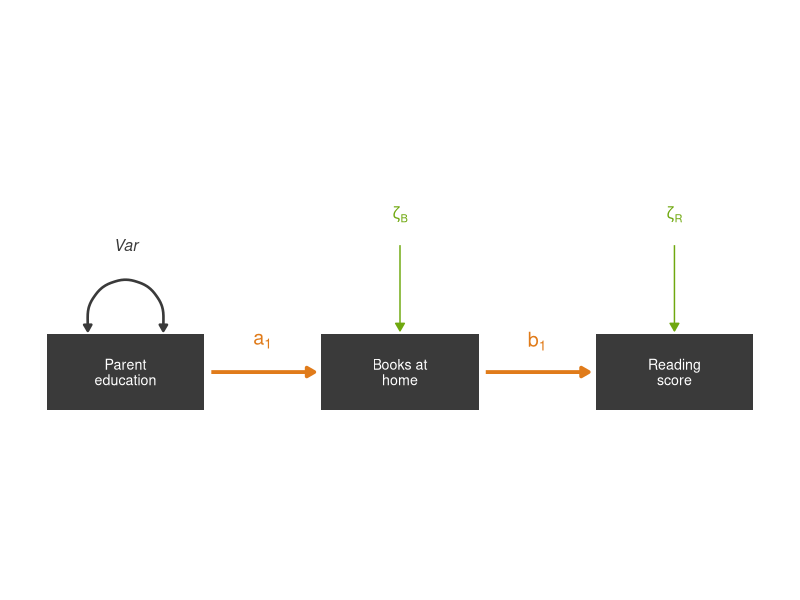
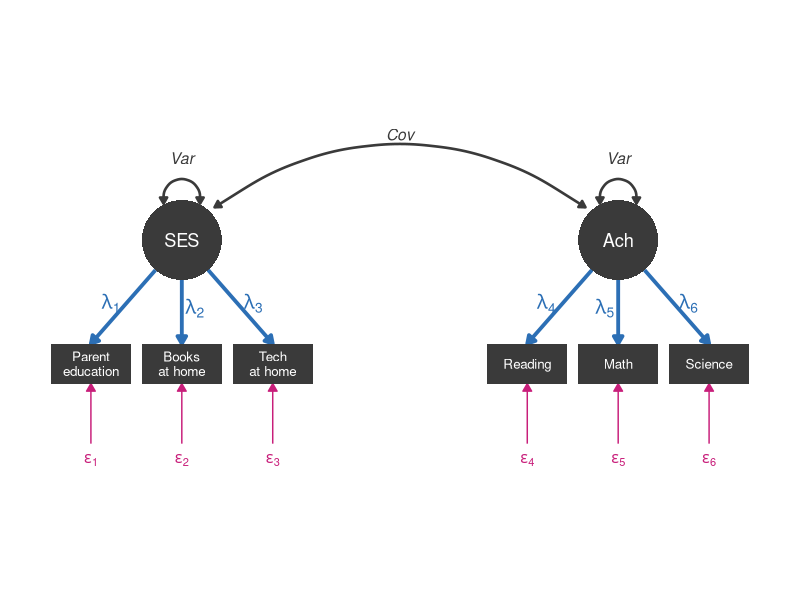
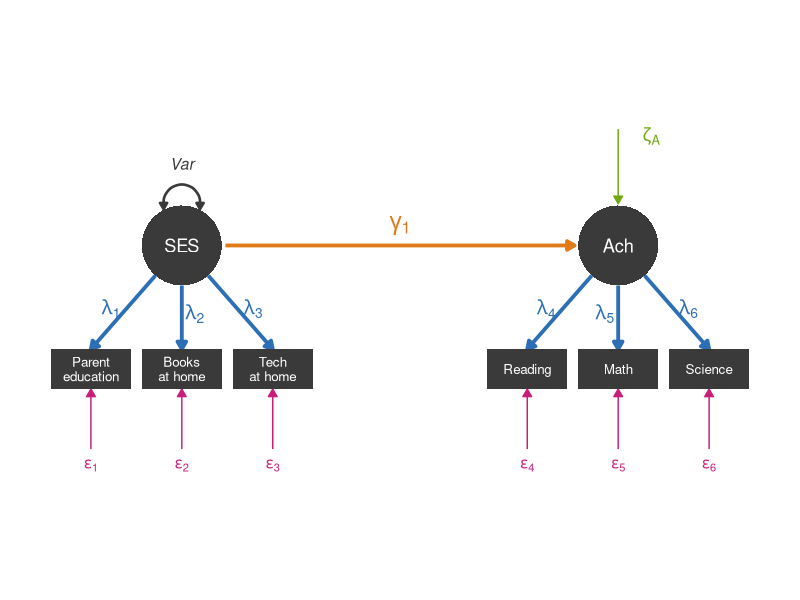
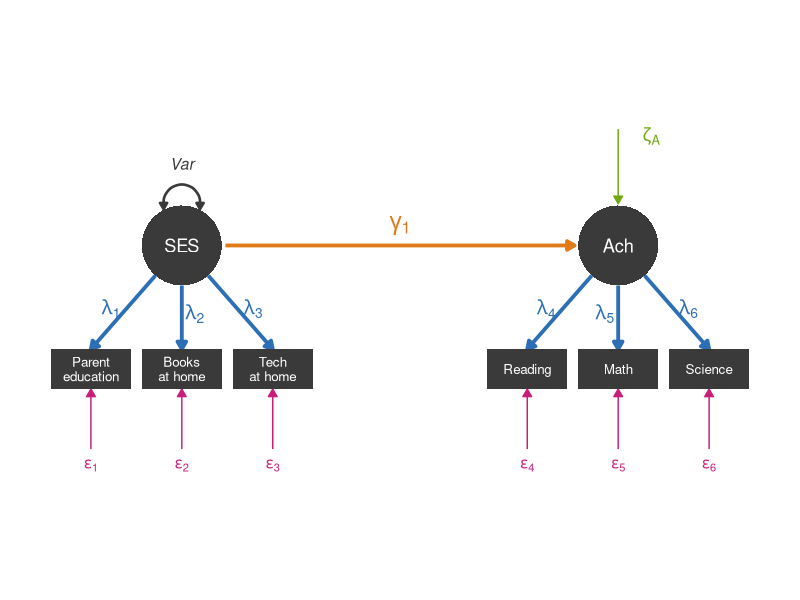
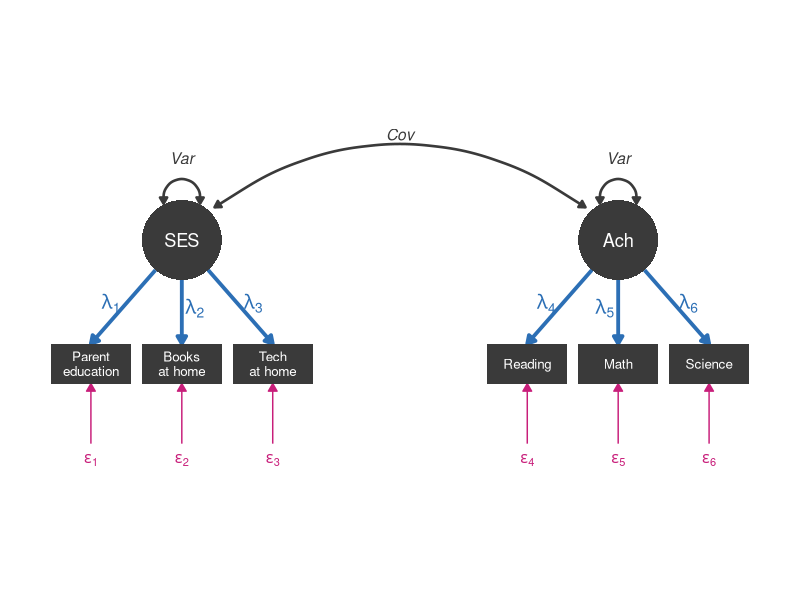
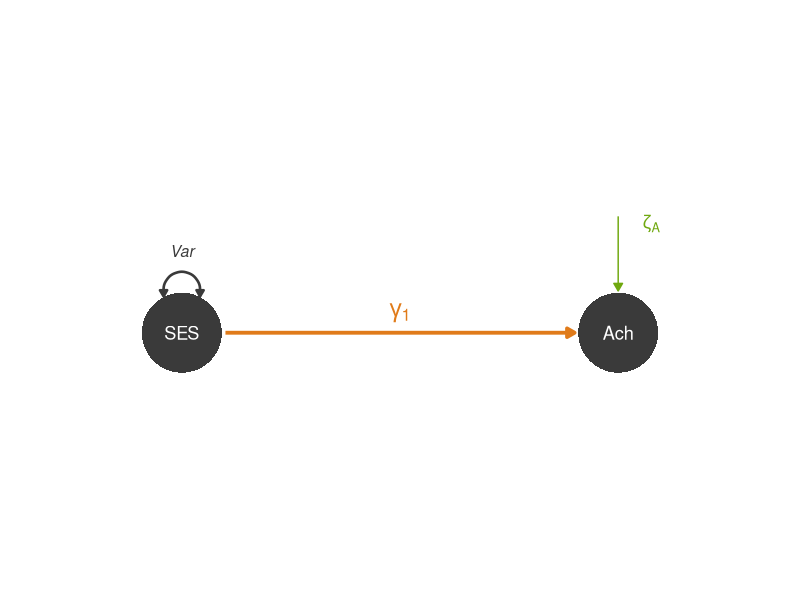
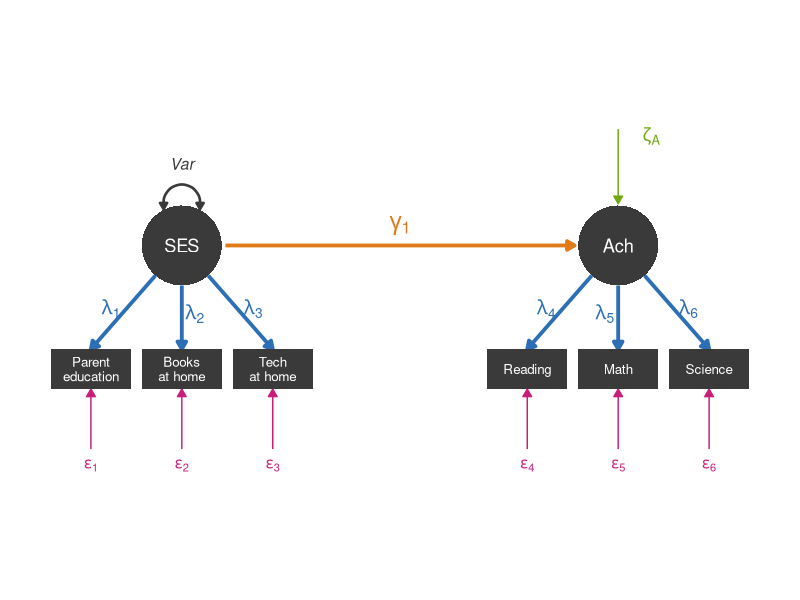
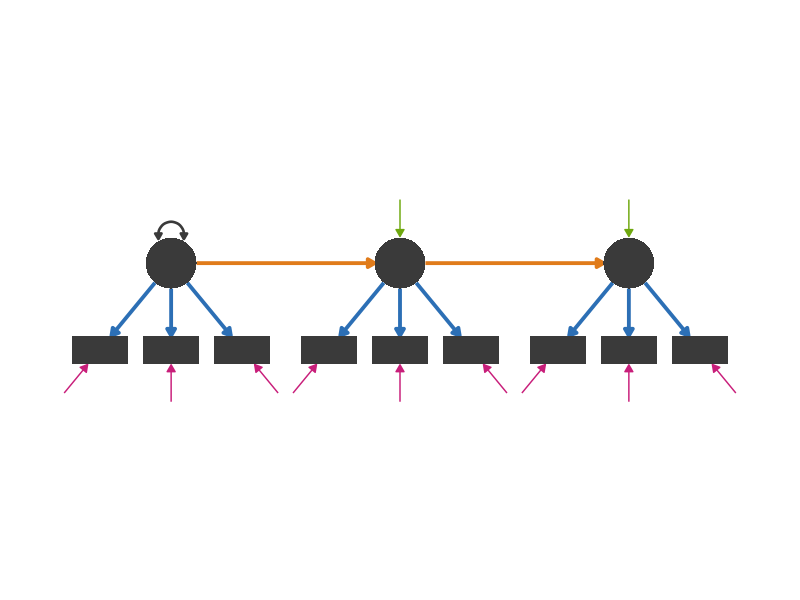

Write the R code that produced these figures, in order.
## ---- chunk 1
#| include: false
# ---- shared diagram helper for the whole deck -------------------------------
# Running example: SES (PARENTED, BOOKSHOME, TECHHOME) -> Ach = Achievement (READING, MATH, SCIENCE)
# Highlight ids: l1..l6 (loadings), e1..e6 (residuals), g1 (structural path),
#                zA (disturbance), varS (Var of exogenous factor), covSA (factor covariance)
library(ggplot2)

oNG <- "#E07B1A"; BLU <- "#2C6FB5"; MAG <- "#C81E7A"; LIM <- "#6FA80F"
dk <- "#3A3A3A"; GRY <- "#9AA0A6"
ar  <- grid::arrow(length = grid::unit(0.22, "cm"), type = "closed")
ar2 <- grid::arrow(length = grid::unit(0.18, "cm"), ends = "both", type = "closed")

circle <- function(x, y, r = 0.5) {
  t <- seq(0, 2 * pi, length.out = 60)
  data.frame(x = x + r * cos(t), y = y + r * sin(t))
}

lvpa_plot <- function(hl = NULL,                       # NULL = colour by parameter type
                      parts = c("meas", "struct"),     # which model parts to draw
                      marker = FALSE,                  # show first loadings fixed to 1
                      factors = c("SES", "Ach"),
                      inds = c("Parent\neducation", "Books\nat home", "Tech\nat home",
                               "Reading", "Math", "Science"),
                      struct_lab = "gamma[1]", dist_lab = "zeta[A]") {
  draw_m <- "meas" %in% parts
  draw_s <- "struct" %in% parts
  # colour / width helpers: type colours by default, magenta-on-grey when highlighting
  col <- function(id, type_col) if (is.null(hl)) type_col else ifelse(id %in% hl, MAG, GRY)
  wd  <- function(id, base) if (is.null(hl)) base else ifelse(id %in% hl, 1.8, 1.0)

  fx <- c(-6, 6); r <- 1.1
  bx <- c(-8.5, -6, -3.5, 3.5, 6, 8.5); by <- -3.4
  fidx <- c(1, 1, 1, 2, 2, 2)
  ids_l <- paste0("l", 1:6); ids_e <- paste0("e", 1:6)
  lam <- paste0("lambda[", 1:6, "]")
  eps <- paste0("epsilon[", 1:6, "]")
  lcol <- col(ids_l, BLU); ecol <- col(ids_e, MAG)

  p <- ggplot() +
    geom_polygon(data = circle(fx[1], 0, r), aes(x, y), fill = dk) +
    geom_polygon(data = circle(fx[2], 0, r), aes(x, y), fill = dk) +
    annotate("text", x = fx[1], y = 0, label = factors[1], colour = "white", size = 4.6) +
    annotate("text", x = fx[2], y = 0, label = factors[2], colour = "white", size = 4.6)

  # Var of exogenous factor (self-loop); in meas-only view both factors get one
  loops <- if (draw_s) 1 else 1:2
  for (k in loops) {
    p <- p +
      annotate("curve", x = fx[k] - 0.5, y = 1.0, xend = fx[k] + 0.5, yend = 1.0,
               colour = col("varS", dk), linewidth = wd("varS", 0.9),
               curvature = -1.4, arrow = ar2) +
      annotate("text", x = fx[k], y = 2.25, label = "Var", colour = col("varS", dk),
               size = 4, fontface = "italic")
  }

  if (draw_s) {
    # structural path SES -> Achievement, and the disturbance on Achievement
    p <- p +
      annotate("segment", x = fx[1] + r + 0.1, xend = fx[2] - r - 0.1, y = 0, yend = 0,
               colour = col("g1", oNG), linewidth = wd("g1", 1.3), arrow = ar) +
      annotate("text", x = 0, y = 0.55, label = struct_lab, parse = TRUE,
               colour = col("g1", oNG), size = 6, fontface = "italic") +
      annotate("segment", x = fx[2], xend = fx[2], y = 3.2, yend = r + 0.05,
               colour = col("zA", LIM), linewidth = wd("zA", 0.5), arrow = ar) +
      annotate("text", x = fx[2] + 0.9, y = 3.0, label = dist_lab, parse = TRUE,
               colour = col("zA", LIM), size = 4.6)
  } else {
    # measurement-only view: the factors simply covary
    p <- p +
      annotate("curve", x = fx[1] + 0.9, y = 0.9, xend = fx[2] - 0.9, yend = 0.9,
               colour = col("covSA", dk), linewidth = wd("covSA", 0.9),
               curvature = -0.35, arrow = ar2) +
      annotate("text", x = 0, y = 2.9, label = "Cov", colour = col("covSA", dk),
               size = 4, fontface = "italic")
  }

  if (draw_m) {
    th <- atan2(by + 0.55 - 0, bx - fx[fidx])
    x0 <- fx[fidx] + r * cos(th); y0 <- r * sin(th)
    lab_fix <- if (marker) c("1", lam[2:3], "1", lam[5:6]) else lam
    lw <- wd(ids_l, 1.3); lt <- rep("solid", 6)
    if (marker) lt[c(1, 4)] <- "dashed"
    p <- p +
      annotate("segment", x = x0, xend = bx, y = y0, yend = by + 0.55,
               colour = lcol, linewidth = lw, linetype = lt, arrow = ar) +
      annotate("text", x = 0.5 * x0 + 0.5 * bx + c(-0.55, 0.6, 0.6, -0.6, -0.6, 0.55) * 0.6,
               y = 0.5 * y0 + 0.5 * (by + 0.55) + 0.1,
               label = lab_fix, parse = TRUE, colour = lcol, size = 5, fontface = "italic") +
      annotate("segment", x = bx, xend = bx, y = by - 2.2, yend = by - 0.55,
               colour = ecol, linewidth = wd(ids_e, 0.5), arrow = ar) +
      annotate("text", x = bx, y = by - 2.65, label = eps, parse = TRUE,
               colour = ecol, size = 4)
    for (i in 1:6) {
      p <- p +
        annotate("rect", xmin = bx[i] - 1.1, xmax = bx[i] + 1.1,
                 ymin = by - 0.55, ymax = by + 0.55, fill = dk) +
        annotate("text", x = bx[i], y = by, label = inds[i], colour = "white",
                 size = 3.4, lineheight = 0.9)
    }
  }

  ymin <- if (draw_m) by - 3.2 else -1.8
  ymax <- if (draw_s) 3.6 else 3.3
  p + coord_equal(clip = "off") +
    expand_limits(x = c(-10, 10), y = c(ymin, ymax)) +
    theme_void()
}
## ---- chunk 2
#| echo: false
#| fig-align: center
#| fig-width: 6.5
#| fig-height: 3.2
mv_box <- function(x, label) list(
  annotate("rect", xmin = x - 1.15, xmax = x + 1.15, ymin = -0.55, ymax = 0.55, fill = dk),
  annotate("text", x = x, y = 0, label = label, colour = "white", size = 3.6, lineheight = 0.9)
)
mv_plot <- function() {
  ggplot() +
    annotate("segment", x = 1.25, xend = 2.75, y = 0, yend = 0, colour = oNG, linewidth = 1.3, arrow = ar) +
    annotate("text", x = 2, y = 0.45, label = "a[1]", parse = TRUE, colour = oNG, size = 5, fontface = "italic") +
    annotate("segment", x = 5.25, xend = 6.75, y = 0, yend = 0, colour = oNG, linewidth = 1.3, arrow = ar) +
    annotate("text", x = 6, y = 0.45, label = "b[1]", parse = TRUE, colour = oNG, size = 5, fontface = "italic") +
    annotate("curve", x = -0.55, y = 0.6, xend = 0.55, yend = 0.6,
             colour = dk, linewidth = 0.9, curvature = -1.4, arrow = ar2) +
    annotate("text", x = 0, y = 1.85, label = "Var", colour = dk, size = 4, fontface = "italic") +
    annotate("segment", x = 4, xend = 4, y = 1.85, yend = 0.6, colour = LIM, arrow = ar) +
    annotate("text", x = 4, y = 2.3, label = "zeta[B]", parse = TRUE, colour = LIM, size = 4) +
    annotate("segment", x = 8, xend = 8, y = 1.85, yend = 0.6, colour = LIM, arrow = ar) +
    annotate("text", x = 8, y = 2.3, label = "zeta[R]", parse = TRUE, colour = LIM, size = 4) +
    mv_box(0, "Parent\neducation") + mv_box(4, "Books at\nhome") + mv_box(8, "Reading\nscore") +
    coord_equal(clip = "off") +
    expand_limits(x = c(-1.3, 9.3), y = c(-0.9, 3)) +
    theme_void()
}
mv_plot()
## ---- chunk 3
#| echo: false
#| fig-align: center
#| fig-width: 6.5
#| fig-height: 3.6
lvpa_plot(parts = "meas")
## ---- chunk 4
#| echo: false
#| fig-align: center
#| fig-width: 8
#| fig-height: 4.2
lvpa_plot()
## ---- chunk 5
#| echo: false
#| fig-width: 8
#| fig-height: 4.2
lvpa_plot()
## ---- chunk 6
#| echo: false
#| fig-align: center
#| fig-width: 8
#| fig-height: 4.2
lvpa_plot(parts = "meas")
## ---- chunk 7
#| echo: false
#| fig-align: center
#| fig-width: 8
#| fig-height: 2.4
lvpa_plot(parts = "struct")
## ---- chunk 8
#| echo: false
#| fig-width: 8
#| fig-height: 4.2
lvpa_plot()
## ---- chunk 9
#| include: false
sp_ar  <- grid::arrow(length = grid::unit(0.2, "cm"), type = "closed")
sp_ar2 <- grid::arrow(length = grid::unit(0.16, "cm"), ends = "both", type = "closed")

sp_r <- 1.0; sp_hw <- 1.1; sp_hh <- 0.55
sp_pt <- function(nd, tx, ty) {
  dx <- tx - nd$x; dy <- ty - nd$y; d <- sqrt(dx^2 + dy^2); ux <- dx / d; uy <- dy / d
  if (nd$type == "L") return(c(nd$x + sp_r * ux, nd$y + sp_r * uy))
  t <- min(if (ux != 0) sp_hw / abs(ux) else Inf, if (uy != 0) sp_hh / abs(uy) else Inf)
  c(nd$x + t * ux, nd$y + t * uy)
}
sp_circle <- function(x, y, r) {
  t <- seq(0, 2 * pi, length.out = 60)
  data.frame(x = x + r * cos(t), y = y + r * sin(t))
}
# nodes: id, type ("L" latent / "M" measured), x, y
# edges: from, to, kind ("load" = measurement, "path" = structural)
# covs:  a, b, curv (curvature of the double-headed arrow)
# dirs:  named list of c(dx, dy) for where a disturbance / loop sits (default up)
shape_plot <- function(nodes, edges, covs = NULL, dirs = list()) {
  rownames(nodes) <- nodes$id
  g <- ggplot()
  segs <- list()
  for (i in seq_len(nrow(edges))) {
    f <- nodes[edges$from[i], ]; t <- nodes[edges$to[i], ]
    p0 <- sp_pt(f, t$x, t$y); p1 <- sp_pt(t, f$x, f$y)
    g <- g + annotate("segment", x = p0[1], y = p0[2], xend = p1[1], yend = p1[2],
                      colour = if (edges$kind[i] == "load") BLU else oNG,
                      linewidth = 1.3, arrow = sp_ar)
  }
  for (id in nodes$id) {
    nd <- nodes[id, ]; inc <- edges[edges$to == id, ]
    if (nrow(inc) > 0) {
      loaded <- any(inc$kind == "load")
      if (loaded) {
        f <- nodes[inc$from[inc$kind == "load"][1], ]
        d <- c(nd$x - f$x, nd$y - f$y); d <- d / sqrt(sum(d^2))
      } else d <- if (is.null(dirs[[id]])) c(0, 1) else dirs[[id]]
      b <- sp_pt(nd, nd$x + 10 * d[1], nd$y + 10 * d[2])
      g <- g + annotate("segment", x = b[1] + 1.5 * d[1], y = b[2] + 1.5 * d[2],
                        xend = b[1] + 0.05 * d[1], yend = b[2] + 0.05 * d[2],
                        colour = if (loaded) MAG else LIM, arrow = sp_ar)
    } else {
      s <- if (!is.null(dirs[[id]]) && dirs[[id]][2] < 0) -1 else 1
      top <- if (nd$type == "L") sp_r else sp_hh
      g <- g + annotate("curve", x = nd$x - 0.5, y = nd$y + s * (top - 0.05),
                        xend = nd$x + 0.5, yend = nd$y + s * (top - 0.05),
                        colour = dk, linewidth = 0.9, curvature = -1.4 * s, arrow = sp_ar2)
    }
  }
  if (!is.null(covs)) for (i in seq_len(nrow(covs))) {
    a <- nodes[covs$a[i], ]; b <- nodes[covs$b[i], ]
    p0 <- sp_pt(a, b$x + 3, b$y); p1 <- sp_pt(b, a$x + 3, a$y)
    g <- g + annotate("curve", x = p0[1], y = p0[2], xend = p1[1], yend = p1[2],
                      colour = dk, linewidth = 0.9, curvature = covs$curv[i], arrow = sp_ar2)
  }
  for (i in seq_len(nrow(nodes))) {
    nd <- nodes[i, ]
    g <- g + if (nd$type == "L")
      geom_polygon(data = sp_circle(nd$x, nd$y, sp_r), aes(x, y), fill = dk)
    else annotate("rect", xmin = nd$x - sp_hw, xmax = nd$x + sp_hw,
                  ymin = nd$y - sp_hh, ymax = nd$y + sp_hh, fill = dk)
  }
  g + coord_equal(clip = "off") +
    expand_limits(x = range(nodes$x) + c(-2.5, 2.5), y = range(nodes$y) + c(-2.5, 3)) +
    theme_void()
}
sp_inds <- function(prefix, lat, cx, cy, offs, dy, side = "below", n = 3) {
  # indicators of latent `lat`, placed relative to the latent
  ids <- paste0(prefix, seq_len(n))
  if (side == "below")
    list(nodes = data.frame(id = ids, type = "M", x = cx + offs, y = cy + dy),
         edges = data.frame(from = lat, to = ids, kind = "load"))
  else
    list(nodes = data.frame(id = ids, type = "M", x = cx + dy, y = cy + offs),
         edges = data.frame(from = lat, to = ids, kind = "load"))
}

mk <- function(id, type, x, y) data.frame(id = id, type = type, x = x, y = y)
off3 <- c(-2.8, 0, 2.8)
## ---- chunk 10
#| echo: false
#| fig-align: center
#| fig-width: 9
#| fig-height: 4
i1 <- sp_inds("a", "L1", -9, 0, off3, -3.4)
i2 <- sp_inds("b", "L2", 0, 0, off3, -3.4)
i3 <- sp_inds("c", "L3", 9, 0, off3, -3.4)
shape_plot(
  rbind(mk("L1", "L", -9, 0), mk("L2", "L", 0, 0), mk("L3", "L", 9, 0),
        i1$nodes, i2$nodes, i3$nodes),
  rbind(data.frame(from = c("L1", "L2"), to = c("L2", "L3"), kind = "path"),
        i1$edges, i2$edges, i3$edges))
## ---- chunk 11
#| echo: false
#| fig-align: center
#| fig-width: 8
#| fig-height: 4
j <- sp_inds("a", "L", 2, 0, off3, -3.4)
shape_plot(
  rbind(mk("X", "M", -6, 0), mk("L", "L", 2, 0), j$nodes),
  rbind(data.frame(from = "X", to = "L", kind = "path"), j$edges))
## ---- chunk 12
#| echo: false
#| fig-align: center
#| fig-width: 9
#| fig-height: 4
j <- sp_inds("a", "L", 2, 0, off3, -3.4)
shape_plot(
  rbind(mk("X1", "M", -12, 0), mk("X2", "M", -5, 0), mk("L", "L", 2, 0), j$nodes),
  rbind(data.frame(from = c("X1", "X2"), to = c("X2", "L"), kind = "path"), j$edges))
## ---- chunk 13
#| echo: false
#| fig-align: center
#| fig-width: 10
#| fig-height: 4.8
k1 <- sp_inds("a", "L1", -8, 3, c(-1.2, 1.2), -6, side = "left", n = 2)
k2 <- sp_inds("b", "L2", -8, -3, c(-1.2, 1.2), -6, side = "left", n = 2)
k3 <- sp_inds("c", "L3", -1, 0, c(-1.4, 1.4), -3.4, n = 2)
k4 <- sp_inds("d", "L4", 6, 0, c(-1.4, 1.4), -3.4, n = 2)
shape_plot(
  rbind(mk("L1", "L", -8, 3), mk("L2", "L", -8, -3), mk("L3", "L", -1, 0),
        mk("L4", "L", 6, 0), mk("X", "M", 10, 3.8), mk("Y", "M", 13.5, 0),
        k1$nodes, k2$nodes, k3$nodes, k4$nodes),
  rbind(data.frame(from = c("L1", "L2", "L3", "X", "L4"),
                   to = c("L3", "L3", "L4", "L4", "Y"), kind = "path"),
        k1$edges, k2$edges, k3$edges, k4$edges),
  covs = data.frame(a = "L1", b = "L2", curv = 0.6),
  dirs = list(L2 = c(0, -1)))
## ---- chunk 14
#| echo: false
#| fig-align: center
#| fig-width: 8
#| fig-height: 3.6
mv_plot()
## ---- chunk 15
#| echo: false
#| fig-align: center
#| fig-width: 8
#| fig-height: 4.2
lvpa_plot(parts = "meas")
## ---- chunk 16
#| echo: false
#| fig-align: center
#| fig-width: 8
#| fig-height: 4.2
lvpa_plot()
## ---- chunk 17
#| include: false
# ---- step-by-step model-implied covariance matrix (lower triangle, 6 x 6) ----
cm_lab <- c("PE", "BH", "TH", "Read", "Math", "Sci")
cm_col <- c(A = "#2C6FB5", B = "#6FA80F", C = "#E07B1A")
sub_n  <- c("₁", "₂", "₃", "₄", "₅", "₆")
cm_type <- function(r, c) if (r <= 3 && c <= 3) "A" else if (r > 3 && c > 3) "B" else "C"
cm_txt <- function(r, c) {
  switch(cm_type(r, c),
    A = if (r == c) paste0("λ", sub_n[r], "²Var(S)\n+Var(ε", sub_n[r], ")")
        else paste0("λ", sub_n[r], "λ", sub_n[c], "\nVar(S)"),
    B = if (r == c) paste0("λ", sub_n[r], "²Var(A)\n+Var(ε", sub_n[r], ")")
        else paste0("λ", sub_n[r], "λ", sub_n[c], "\nVar(A)"),
    C = paste0("λ", sub_n[r], "γλ", sub_n[c], "\nVar(S)"))
}
cm_steps <- list(
  list(c(1, 1)),                                               # 1 Var(PE)
  list(c(2, 1)),                                               # 2 Cov(PE, BH)
  list(c(2, 2), c(3, 1), c(3, 2), c(3, 3)),                    # 3 rest of SES block
  list(c(4, 1)),                                               # 4 Cov(PE, Math)
  list(c(4, 2), c(4, 3), c(5, 1), c(5, 2), c(5, 3),
       c(6, 1), c(6, 2), c(6, 3)),                             # 5 rest of cross block
  list(c(5, 4)),                                               # 6 Cov(Read, Math)
  list(c(4, 4)),                                               # 7 Var(Read)
  list(c(5, 5), c(6, 4), c(6, 5), c(6, 6))                     # 8 rest of Ach block
)
# i = number of steps drawn; emph = outline/emphasize the newest step
cm_mat <- function(i, emph = TRUE) {
  g <- ggplot()
  for (r in 1:6) for (cc in 1:r) {
    g <- g + annotate("rect", xmin = cc - 0.48, xmax = cc + 0.48,
                      ymin = (7 - r) - 0.48, ymax = (7 - r) + 0.48,
                      fill = "grey95", colour = "grey80")
  }
  for (s in seq_len(i)) {
    now <- emph && s == i
    for (cell in cm_steps[[s]]) {
      r <- cell[1]; cc <- cell[2]
      g <- g +
        annotate("rect", xmin = cc - 0.48, xmax = cc + 0.48,
                 ymin = (7 - r) - 0.48, ymax = (7 - r) + 0.48,
                 fill = cm_col[[cm_type(r, cc)]], alpha = if (now) 0.95 else 0.4,
                 colour = if (now) "black" else NA, linewidth = if (now) 1 else 0) +
        annotate("text", x = cc, y = 7 - r, label = cm_txt(r, cc),
                 colour = if (now) "white" else "grey20", size = 2.1, lineheight = 0.9)
    }
  }
  for (k in 1:6) {
    g <- g + annotate("text", x = k, y = 6.8, label = cm_lab[k], fontface = "bold", size = 3.4) +
      annotate("text", x = 0.2, y = 7 - k, label = cm_lab[k], fontface = "bold", size = 3.4)
  }
  g + coord_equal(clip = "off") + theme_void() +
    expand_limits(x = c(-0.1, 6.5), y = c(0.4, 7.1))
}
## ---- chunk 18
#| echo: false
#| fig-align: center
#| fig-width: 6.2
#| fig-height: 3.3
lvpa_plot(c("l1", "e1", "varS"))
## ---- chunk 19
#| echo: false
#| fig-align: center
#| fig-width: 4.2
#| fig-height: 4.2
cm_mat(1)
## ---- chunk 20
#| echo: false
#| fig-align: center
#| fig-width: 6.2
#| fig-height: 3.3
lvpa_plot(c("l1", "l2", "varS"))
## ---- chunk 21
#| echo: false
#| fig-align: center
#| fig-width: 4.2
#| fig-height: 4.2
cm_mat(2)
## ---- chunk 22
#| echo: false
#| fig-align: center
#| fig-width: 6.2
#| fig-height: 3.3
lvpa_plot(c("l1", "l2", "l3", "e2", "e3", "varS"))
## ---- chunk 23
#| echo: false
#| fig-align: center
#| fig-width: 4.2
#| fig-height: 4.2
cm_mat(3)
## ---- chunk 24
#| echo: false
#| fig-align: center
#| fig-width: 6.2
#| fig-height: 3.3
lvpa_plot(c("l1", "varS", "g1", "l5"))
## ---- chunk 25
#| echo: false
#| fig-align: center
#| fig-width: 4.2
#| fig-height: 4.2
cm_mat(4)
## ---- chunk 26
#| echo: false
#| fig-align: center
#| fig-width: 6.2
#| fig-height: 3.3
lvpa_plot(c("l1", "l2", "l3", "l4", "l5", "l6", "varS", "g1"))
## ---- chunk 27
#| echo: false
#| fig-align: center
#| fig-width: 4.2
#| fig-height: 4.2
cm_mat(5)
## ---- chunk 28
#| echo: false
#| fig-align: center
#| fig-width: 6.2
#| fig-height: 3.3
lvpa_plot(c("g1", "varS", "zA"))
## ---- chunk 29
#| echo: false
#| fig-align: center
#| fig-width: 4.2
#| fig-height: 4.2
cm_mat(5, emph = FALSE)
## ---- chunk 30
#| echo: false
#| fig-align: center
#| fig-width: 6.2
#| fig-height: 3.3
lvpa_plot(c("l4", "l5"))
## ---- chunk 31
#| echo: false
#| fig-align: center
#| fig-width: 4.2
#| fig-height: 4.2
cm_mat(6)
## ---- chunk 32
#| echo: false
#| fig-align: center
#| fig-width: 6.2
#| fig-height: 3.3
lvpa_plot(c("l4", "e4"))
## ---- chunk 33
#| echo: false
#| fig-align: center
#| fig-width: 4.2
#| fig-height: 4.2
cm_mat(7)
## ---- chunk 34
#| echo: false
#| fig-align: center
#| fig-width: 6.2
#| fig-height: 3.3
lvpa_plot(c("l4", "l5", "l6", "e5", "e6", "g1", "varS", "zA"))
## ---- chunk 35
#| echo: false
#| fig-align: center
#| fig-width: 4.2
#| fig-height: 4.2
cm_mat(8)
## ---- chunk 36
#| echo: false
#| fig-align: center
#| fig-width: 7
#| fig-height: 5.2
lab <- c("PE", "BH", "TH", "Read", "Math", "Sci")
cells <- expand.grid(r = 1:6, c = 1:6)
cells$type <- with(cells, ifelse(r <= 3 & c <= 3, "A", ifelse(r > 3 & c > 3, "B", "C")))
cells <- subset(cells, c <= r)
cells$fill <- c(A = "#2C6FB5", B = "#6FA80F", C = "#E07B1A")[cells$type]
cells$txt <- with(cells, ifelse(r == c & type == "A", "λ² Var(S)\n+ θ",
                         ifelse(r == c & type == "B", "λ² Var(A)\n+ θ",
                         ifelse(type == "A", "λλ\nVar(S)",
                         ifelse(type == "B", "λλ\nVar(A)", "λ γ λ\nVar(S)")))))
ggplot(cells, aes(c, -r)) +
  geom_tile(aes(fill = I(fill)), alpha = 0.85, colour = "white", linewidth = 1.2) +
  geom_text(aes(label = txt), colour = "white", size = 3.4, lineheight = 0.9) +
  scale_x_continuous(breaks = 1:6, labels = lab, position = "top") +
  scale_y_continuous(breaks = -(1:6), labels = lab) +
  coord_equal() +
  labs(x = NULL, y = NULL) +
  theme_minimal(base_size = 13) + theme(panel.grid = element_blank())
## ---- chunk 37
#| echo: false
#| fig-align: center
#| fig-width: 8
#| fig-height: 4.2
lvpa_plot(c("l1", "varS", "g1", "l5"))
## ---- chunk 38
#| echo: false
#| fig-align: center
#| fig-width: 8
#| fig-height: 4.2
lvpa_plot(c("l1", "g1", "zA"))
## ---- chunk 39
#| echo: false
#| fig-align: center
#| fig-width: 8
#| fig-height: 4.2
lvpa_plot(c("l4", "l5"))
## ---- chunk 40
#| echo: false
#| fig-align: center
#| fig-width: 8
#| fig-height: 4.2
lvpa_plot(c("l4", "g1", "l5"))
## ---- chunk 41
#| echo: false
#| fig-align: center
#| fig-width: 8
#| fig-height: 4.2
lvpa_plot(c("l4", "l5", "e5"))
## ---- chunk 42
#| echo: false
#| fig-align: center
#| fig-width: 8
#| fig-height: 4.2
lvpa_plot(marker = TRUE)
## ---- chunk 43
#| echo: false
#| fig-align: center
#| fig-width: 8
#| fig-height: 4.2
lvpa_plot(marker = TRUE)
